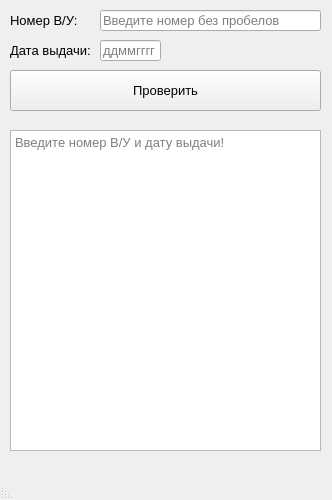
<?xml version="1.0" encoding="UTF-8"?>
<ui version="4.0">
 <class>MainWindow</class>
 <widget class="QMainWindow" name="MainWindow">
  <property name="geometry">
   <rect>
    <x>0</x>
    <y>0</y>
    <width>332</width>
    <height>500</height>
   </rect>
  </property>
  <property name="minimumSize">
   <size>
    <width>332</width>
    <height>500</height>
   </size>
  </property>
  <property name="maximumSize">
   <size>
    <width>332</width>
    <height>500</height>
   </size>
  </property>
  <property name="font">
   <font>
    <pointsize>10</pointsize>
   </font>
  </property>
  <property name="windowTitle">
   <string>Проверка В/У РФ</string>
  </property>
  <widget class="QWidget" name="centralwidget">
   <widget class="QLabel" name="label">
    <property name="geometry">
     <rect>
      <x>10</x>
      <y>10</y>
      <width>81</width>
      <height>21</height>
     </rect>
    </property>
    <property name="text">
     <string>Номер В/У:</string>
    </property>
   </widget>
   <widget class="QLineEdit" name="number">
    <property name="geometry">
     <rect>
      <x>100</x>
      <y>10</y>
      <width>221</width>
      <height>21</height>
     </rect>
    </property>
    <property name="maxLength">
     <number>20</number>
    </property>
    <property name="placeholderText">
     <string>Введите номер без пробелов</string>
    </property>
   </widget>
   <widget class="QLabel" name="label_2">
    <property name="geometry">
     <rect>
      <x>10</x>
      <y>40</y>
      <width>81</width>
      <height>21</height>
     </rect>
    </property>
    <property name="text">
     <string>Дата выдачи:</string>
    </property>
   </widget>
   <widget class="QPushButton" name="submit">
    <property name="geometry">
     <rect>
      <x>10</x>
      <y>70</y>
      <width>311</width>
      <height>41</height>
     </rect>
    </property>
    <property name="text">
     <string>Проверить</string>
    </property>
   </widget>
   <widget class="QTextBrowser" name="textBrowser">
    <property name="enabled">
     <bool>true</bool>
    </property>
    <property name="geometry">
     <rect>
      <x>10</x>
      <y>130</y>
      <width>311</width>
      <height>321</height>
     </rect>
    </property>
    <property name="layoutDirection">
     <enum>Qt::LeftToRight</enum>
    </property>
    <property name="frameShadow">
     <enum>QFrame::Raised</enum>
    </property>
    <property name="lineWidth">
     <number>0</number>
    </property>
    <property name="documentTitle">
     <string/>
    </property>
    <property name="markdown">
     <string/>
    </property>
    <property name="html">
     <string>&lt;!DOCTYPE HTML PUBLIC &quot;-//W3C//DTD HTML 4.0//EN&quot; &quot;http://www.w3.org/TR/REC-html40/strict.dtd&quot;&gt;
&lt;html&gt;&lt;head&gt;&lt;meta name=&quot;qrichtext&quot; content=&quot;1&quot; /&gt;&lt;style type=&quot;text/css&quot;&gt;
p, li { white-space: pre-wrap; }
&lt;/style&gt;&lt;/head&gt;&lt;body style=&quot; font-family:'MS Shell Dlg 2'; font-size:10pt; font-weight:400; font-style:normal;&quot;&gt;
&lt;p style=&quot;-qt-paragraph-type:empty; margin-top:0px; margin-bottom:0px; margin-left:0px; margin-right:0px; -qt-block-indent:0; text-indent:0px;&quot;&gt;&lt;br /&gt;&lt;/p&gt;&lt;/body&gt;&lt;/html&gt;</string>
    </property>
    <property name="placeholderText">
     <string>Введите номер В/У и дату выдачи!</string>
    </property>
   </widget>
   <widget class="QLineEdit" name="issue_date">
    <property name="geometry">
     <rect>
      <x>100</x>
      <y>40</y>
      <width>61</width>
      <height>21</height>
     </rect>
    </property>
    <property name="maxLength">
     <number>8</number>
    </property>
    <property name="placeholderText">
     <string>ддммгггг</string>
    </property>
   </widget>
   <zorder>textBrowser</zorder>
   <zorder>label</zorder>
   <zorder>number</zorder>
   <zorder>label_2</zorder>
   <zorder>submit</zorder>
   <zorder>issue_date</zorder>
  </widget>
  <widget class="QMenuBar" name="menubar">
   <property name="geometry">
    <rect>
     <x>0</x>
     <y>0</y>
     <width>332</width>
     <height>23</height>
    </rect>
   </property>
  </widget>
  <widget class="QStatusBar" name="statusbar">
   <property name="layoutDirection">
    <enum>Qt::RightToLeft</enum>
   </property>
  </widget>
 </widget>
 <resources/>
 <connections/>
</ui>
